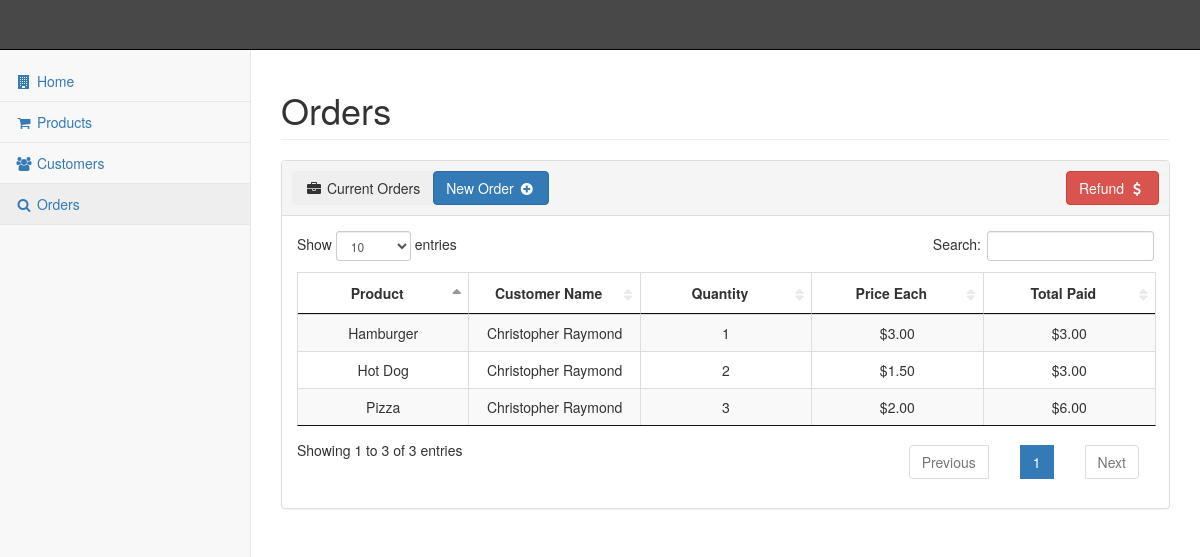
The page /pages/orders.php on the database its author committed.
### tables this page shows
CREATE TABLE IF NOT EXISTS `order` (
  `PRODUCT_ID` int NOT NULL,
  `CUST_IDNO` int NOT NULL,
  `QUANTITY` int NOT NULL,
  `PRICE_EACH` varchar(10) NOT NULL,
  `TOTAL_PAID` varchar(10) NOT NULL,
  `ORDER_NUM` int NOT NULL AUTO_INCREMENT,
  PRIMARY KEY (`ORDER_NUM`),
  KEY `CUST_IDNO` (`CUST_IDNO`),
  KEY `PRODUCT_ID` (`PRODUCT_ID`)
);

CREATE TABLE IF NOT EXISTS `product` (
  `PRODUCT_ID` int NOT NULL AUTO_INCREMENT,
  `DESCRIPTION` varchar(256) NOT NULL,
  `TYPE` enum('APPETIZER','SALAD','BEVERAGE','MAINDISH','DESSERT') NOT NULL,
  `QUANTITY` int NOT NULL,
  `COST` varchar(10) NOT NULL,
  `PRODUCT_IMAGE` varchar(256) NOT NULL,
  PRIMARY KEY (`PRODUCT_ID`)
);

CREATE TABLE IF NOT EXISTS `customer` (
  `NAME` varchar(254) NOT NULL,
  `PHONENO` varchar(12) NOT NULL,
  `ADDRESS` varchar(256) NOT NULL,
  `EMAIL` varchar(100) NOT NULL,
  `USERNAME` varchar(12) NOT NULL,
  `PASSWORD` varchar(12) NOT NULL,
  `CREATEDDATE` datetime NOT NULL,
  `IDNUMBER` int NOT NULL AUTO_INCREMENT,
  PRIMARY KEY (`IDNUMBER`),
  UNIQUE KEY `EMAIL_UNIQUE` (`EMAIL`)
);

### pages/orders.php (the view, shortened to what this page needs)
<?php include_once ($_SERVER['DOCUMENT_ROOT'].'/pages/header.php'); ?>
<div id="page-wrapper">
    <div class="row">
        <div class="col-lg-12">
            <h1 class="page-header">Orders</h1>
        </div>
    </div>
    <div class="row">
        <div class="col-lg-12">
            <div class="panel panel-default">
                <div style="height: 55px;padding:10px" class="panel-heading">
                    <button class="btn btn-secondary pull-left"><i class="fa fa-briefcase fa-fw"></i> Current Orders</button>
                    <a class="btn btn-primary" role="button" href="/pages/newOrder.php">New Order <span class="fa fa-plus-circle fa-fw"></span></a>
                    <a class="btn btn-danger pull-right" role="button" href="/pages/delOrder.php">Refund <span class="fa fa-dollar fa-fw"></span></a>
                </div>
                <div class="panel-body">
                    <table id="orders" class="table table-striped table-bordered"><?php
							$query = "SELECT * FROM `ORDER` ORDER BY ORDER_NUM ASC";
							$result = $mysqli->query($query);
				            echo "<thead>";
					        	echo "<th style='text-align:center' width=\"" . 100/mysqli_num_fields($result) . "%\">Product</th>";
	        					echo "<th style='text-align:center' width=\"" . 100/mysqli_num_fields($result) . "%\">Customer Name</th>";
					        	echo "<th style='text-align:center' width=\"" . 100/mysqli_num_fields($result) . "%\">Quantity</th>";
	        					echo "<th style='text-align:center' width=\"" . 100/mysqli_num_fields($result) . "%\">Price Each</th>";
	            				echo "<th style='text-align:center' width=\"" . 100/mysqli_num_fields($result) . "%\">Total Paid</th></tr>";
				            echo "</thead>";
				            echo "<tbody>";
				            	while($row = mysqli_fetch_array($result)){
				                  	echo "<tr>";
				                  	if($product_name = $mysqli->query("
									    SELECT description
									    FROM product
									    WHERE product_id = " . $row['PRODUCT_ID'])){
									    if($product_name->num_rows > 0){
									    	$product_name = mysqli_fetch_array($product_name, MYSQLI_ASSOC);
								    		echo "<td align='center'>" . $product_name['description'] . "</td>";
	    						    	}
	    						    	else
	    						    		echo "<td align='center' style='padding: 2px;'>Invalid Product ID</td>";
	                		  		}
				            		else
	            			      		echo "<td align='center' style='padding: 2px;'>Invalid Entry</td>";
	                  				if($customer_name = $mysqli->query("SELECT name FROM customer WHERE idnumber = " . $row['CUST_IDNO'])){
									    if($customer_name->num_rows > 0){
									    	$customer_name = mysqli_fetch_array($customer_name, MYSQLI_ASSOC);
								    		echo "<td align='center'>" . $customer_name['name'] . "</td>";
	    						    	}
	    						    	else
	    						    		echo "<td align='center' style='padding: 2px;'>Invalid Customer ID</td>";
	                		  		}
				            		else
	            			      		echo "<td align='center' style='padding: 2px;'>Invalid Entry</td>";
				                  	echo "<td align='center'>" . $row['QUANTITY'] . "</td>";
				                  	echo "<td align='center'>$" . $row['PRICE_EACH'] . "</td>";
				                  	echo "<td align='center'>$" . $row['TOTAL_PAID'] . "</td>";
				                  }
			                  ?>
			            </tbody>
					</table>
                </div>
            </div>
        </div>
    </div>
</div>
<?php
include_once ($_SERVER['DOCUMENT_ROOT'].'/pages/footer.php');
?>

### rows shown on the page
order: PRODUCT_ID.DESCRIPTION "Hot Dog", customer.NAME "Christopher Raymond", QUANTITY "2", PRICE_EACH "1.50", TOTAL_PAID "3.00"
order: PRODUCT_ID.DESCRIPTION "Hamburger", customer.NAME "Christopher Raymond", QUANTITY "1", PRICE_EACH "3.00", TOTAL_PAID "3.00"
order: PRODUCT_ID.DESCRIPTION "Pizza", customer.NAME "Christopher Raymond", QUANTITY "3", PRICE_EACH "2.00", TOTAL_PAID "6.00"
